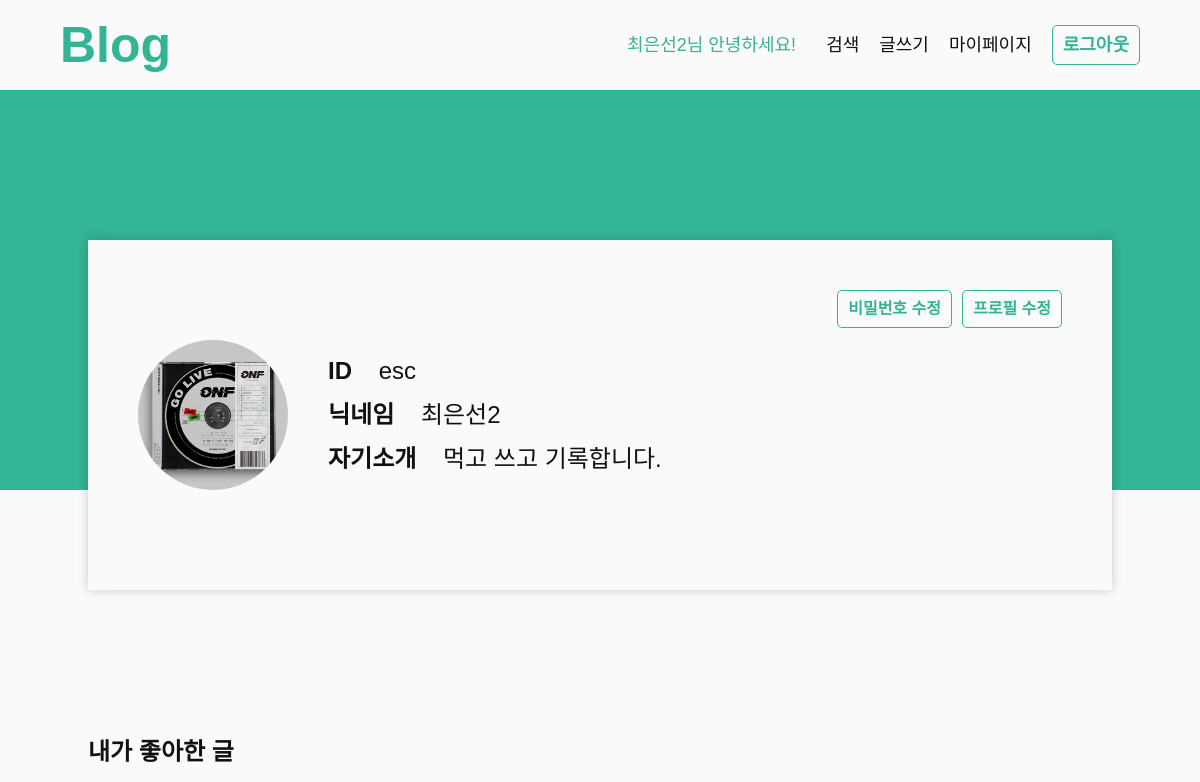
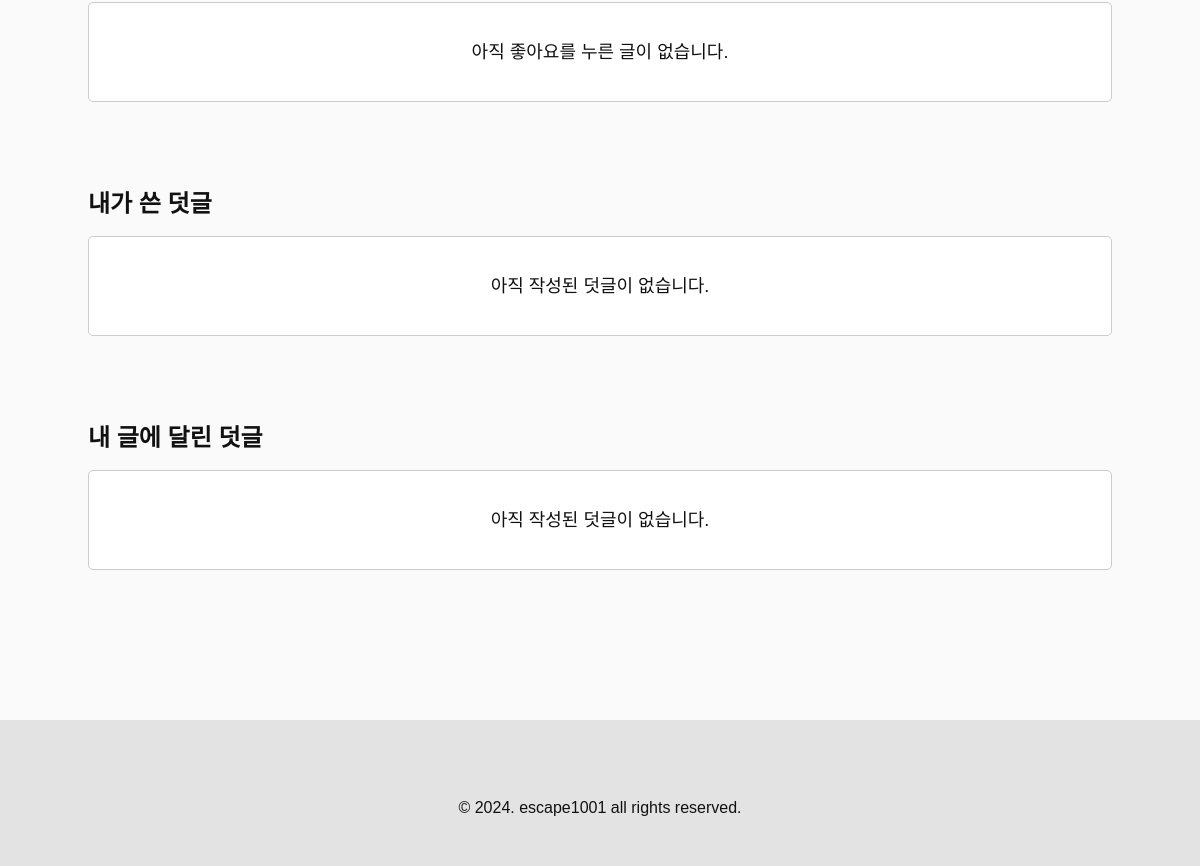
The page /accounts/mypage/ (signed in) on the database as committed earlier (2 pictures, top to bottom).
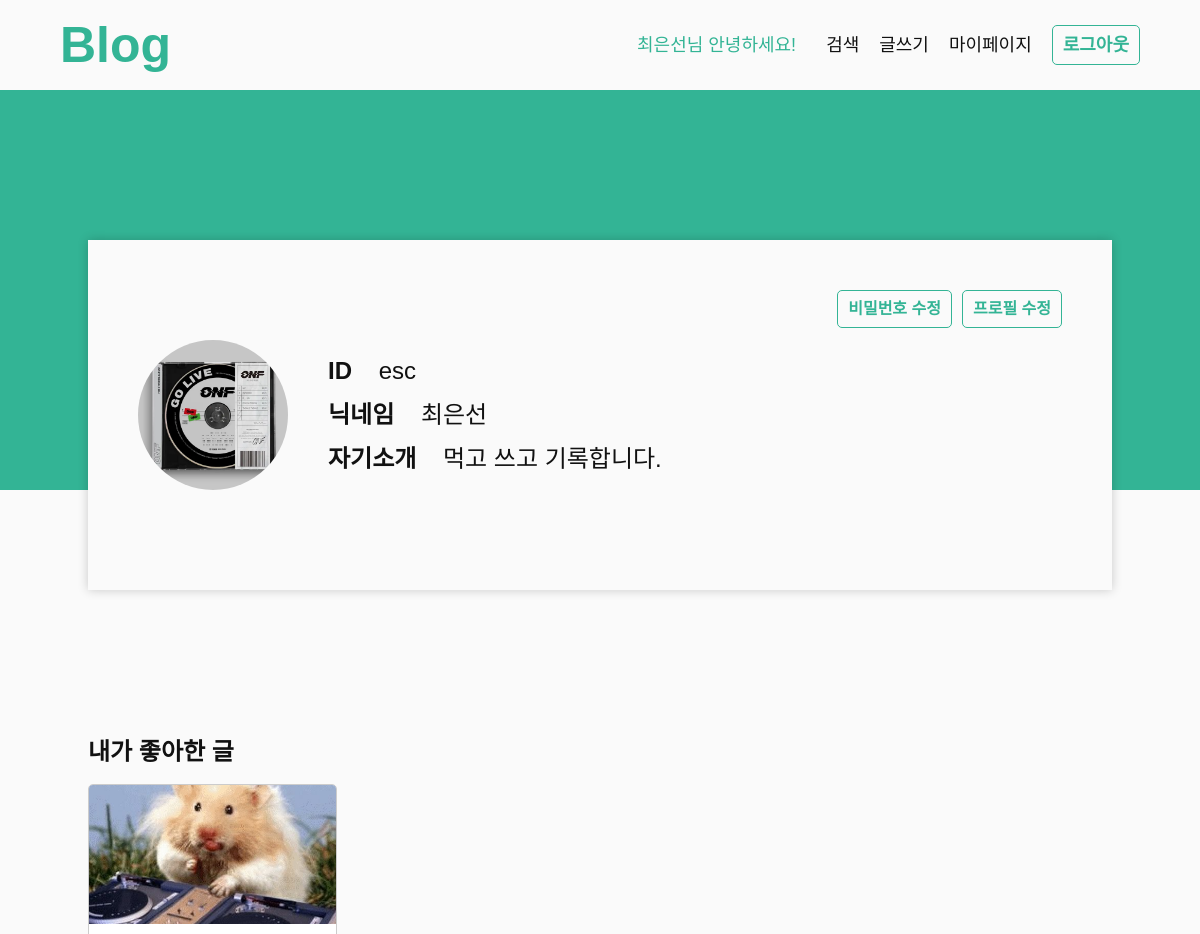
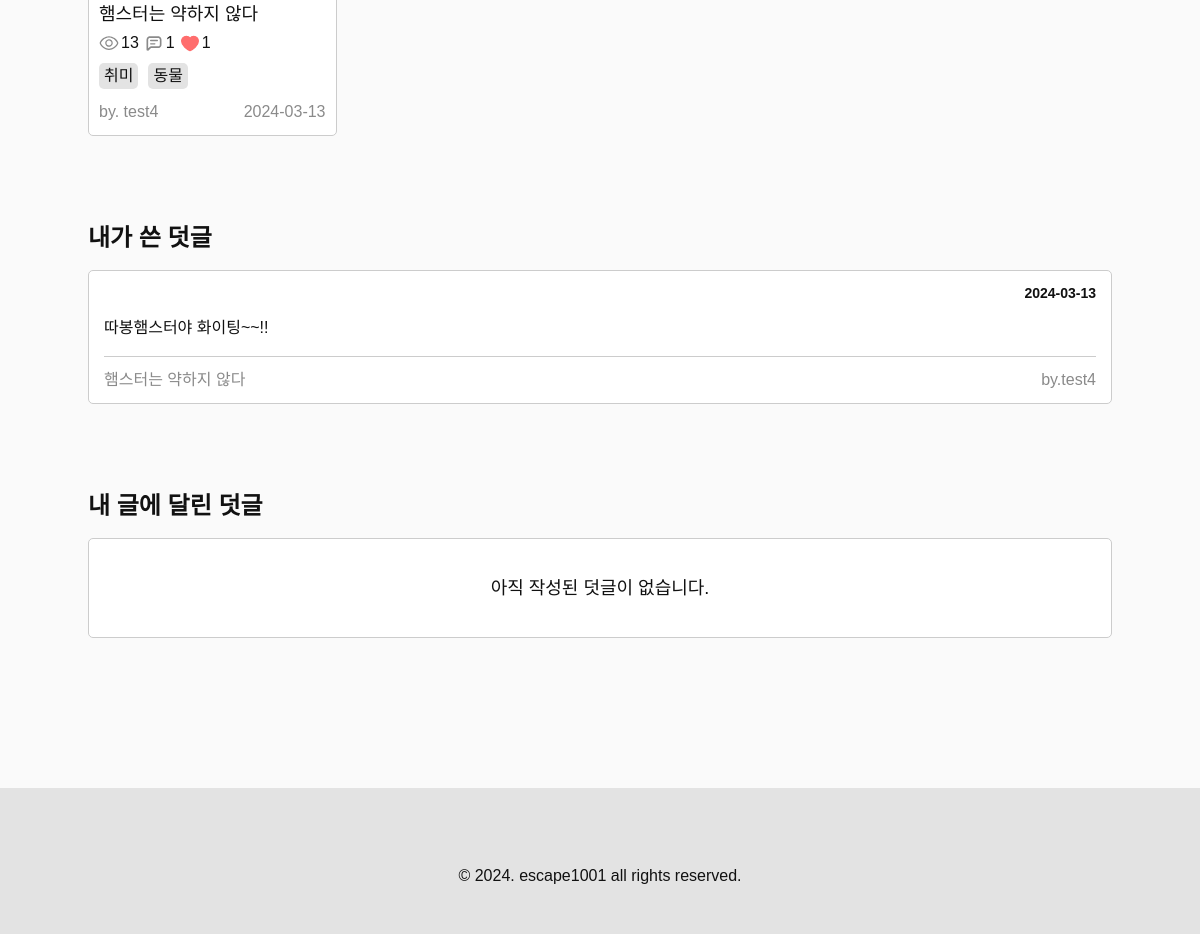
The same page on the database as committed later (2 pictures, top to bottom).
### accounts/models.py (models this page shows, shortened)
class Profile(models.Model):
    user = models.ForeignKey(
        User, on_delete=models.CASCADE
    )
    nickname = models.CharField(max_length=10)
    introduce = models.CharField(max_length=150)
    profile_image = models.ImageField(
        upload_to="profile/%Y/%m/%d/", blank=True
    )

### blog/models.py (models this page shows, shortened)
class Post(models.Model):
    title=models.CharField(max_length=50)
    contents=tinymce_models.HTMLField()
    thumbnail_image = models.ImageField(
        upload_to="post/thumbnails/%Y/%m/%d/", blank=True
    )
    created_at = models.DateTimeField(auto_now_add=True)
    updated_at = models.DateTimeField(auto_now=True)
    author = models.ForeignKey(
        User, on_delete=models.CASCADE
    )
    tags = models.ManyToManyField('Tag', blank=True)
    view_count = models.PositiveIntegerField(default=0)

class Tag(models.Model):
    name = models.CharField(max_length=50, unique=True)

class Comment(models.Model):
    post = models.ForeignKey(
        Post, on_delete=models.CASCADE, related_name='comments'
    )
    contents = models.TextField()
    created_at = models.DateTimeField(auto_now_add=True)
    updated_at = models.DateTimeField(auto_now=True)
    author = models.ForeignKey(
        User, on_delete=models.CASCADE
    )

### accounts/views.py (the view)
# urls.py: path('mypage/', views.mypage, name="mypage"),
@login_required
def mypage(request):
    profile = Profile.objects.get(user=request.user)
    comments = Comment.objects.filter(author=request.user)
    liked = Like.objects.filter(author=request.user).values_list('post', flat=True)
    liked_posts = Post.objects.filter(pk__in=liked)
    commented_my = Post.objects.filter(author=request.user).annotate(num_comments=Count('comments')).filter(num_comments__gt=0)
    commented_myposts = Comment.objects.filter(~Q(author=request.user), post__in=commented_my)
    context = {
        "profile" : profile,
        "comments" : comments,
        "liked_posts" : liked_posts,
        "commented_myposts" : commented_myposts,
    }
    return render(request, 'accounts/mypage.html', context)

### accounts/context_processors.py (called while the page is built)
def profile_info(request):
    profile = None
    if request.user.is_authenticated:
        try:
            profile = Profile.objects.get(user=request.user)
        except Profile.DoesNotExist:
            pass
    return {'profile': profile}

### templates/accounts/mypage.html (shortened to what this page needs)
{% extends "base/base.html" %}
{% load static %}
{% block content %}
<main class="mypage-wrapper">
    <section class="profile-area">
        <div class="center-content">
            {% if profile.profile_image %}
            <img class="profile-image" src="{{profile.profile_image.url}}" alt="{{profile.nickname}}의 프로필 이미지">
            {% else %}
            <img class="profile-image" src="{% static "assets/default_profile.png" %}">
            {% endif %}
            <div class="text-area">
                <p>
                    <b>ID</b>
                    <span>{{user.username}}</span>
                </p>
                <p>
                    <b>닉네임</b>
                    <span>{{profile.nickname}}</span>
                </p>
                <p>
                    <b>자기소개</b>
                    <span>{{profile.introduce}}</span>
                </p>
            </div>
            <div class="btn-area">
                <a class="default-btn" href="{% url "update_password" %}">비밀번호 수정</a>
                <a class="default-btn" href="{% url "update_profile" %}">프로필 수정</a>
            </div>
        </div>
    </section>
    <section class="section-wrapper center-content">
        <h3 class="section-title">내가 좋아한 글</h3>
        <ul class="post-list">
            {% for post in liked_posts %}
            <li class="box4">
                <a href="{% url "post_detail" post.pk %}">
                    {% if post.thumbnail_image %}
                    <img src="{{post.thumbnail_image.url}}" alt="">
                    {% endif %}
                    <div class="content-box">
                        <div class="title-area">
                            <b class="title">{{post.title}}</b>
                            <ul>
                                <li>
                                    <img src="{% static "assets/icon_view.svg" %}" alt="view">
                                    {{post.view_count}}
                                </li>
                                <li>
                                    <img src="{% static "assets/icon_comment.svg" %}" alt="comment">
                                    {{post.comments.count}}
                                </li>
                                <li>
                                    <img src="{% static "assets/icon_liked.svg" %}" alt="liked">
                                    {{post.likes.count}}
                                </li>
                            </ul>
                        </div>
                        <ul class="tag-list">
                            {% for tag in post.tags.all %}
                            <li>{{tag.name}}</li>
                            {% endfor %}
                        </ul>
                    </div>
                    <div class="info-box">
                        <p>by. {{post.author}}</p>
                        <p>{{post.created_at|date:"Y-m-d"}}</p>
                    </div>
                </a>
            </li>
            {% endfor %}
            {% if not liked_posts %}
            <li class="empty">
                아직 좋아요를 누른 글이 없습니다.
            </li>
            {% endif %}
        </ul>
    </section>
    <section class="section-wrapper center-content">
        <h3 class="section-title">내가 쓴 덧글</h3>
        <ul class="comment-list">
            {% for comment in comments %}
            <li>
                <a href="{% url "post_detail" comment.post.pk %}">
                    <p class="author">
                        <span class="date">{{comment.created_at|date:"Y-m-d"}}</span>
                    </p>
                    <p class="comment">{{comment.contents}}</p>
                    <p class="post">
                        <span>{{comment.post.title}}</span>
                        <span>by.{{comment.post.author}}</span>
                    </p>
                </a>
            </li>
            {% endfor %}
            {% if not comments %}
            <li class="empty">
                아직 작성된 덧글이 없습니다.
            </li>
            {% endif %}
        </ul>
    </section>
    <section class="section-wrapper center-content">
        <h3 class="section-title">내 글에 달린 덧글</h3>
        <ul class="comment-list">
            {% if not commented_myposts %}
            <li class="empty">
                아직 작성된 덧글이 없습니다.
            </li>
            {% endif %}
        </ul>
    </section>
</main>
{% endblock %}

### templates/base/base.html (shortened to what this page needs)
{% load static %}
<!DOCTYPE html>
<html lang="ko">
<head>
    <link rel="stylesheet" href="{% static 'style/bootstrap.css' %}">
    <link rel="stylesheet" href="{% static 'style/reset.css' %}">
    <link rel="stylesheet" href="{% static 'style/common.css' %}">
</head>
<body>
    {% include "base/header.html" %}
    {% block content %}
    {% endblock %}
    {% include "base/footer.html" %}
</body>
</html>

### templates/base/header.html (shortened to what this page needs)
<header>
    <h1>
        <a href="{% url "main" %}">Blog</a>
    </h1>
    <ul>
        {% if request.user.is_authenticated %}
        <li class="hello">
            <a href="{% url "userhome" user.username %}">{{profile.nickname}}님 안녕하세요!</a>
        </li>
        <li>
            <a href="{% url "post_list" %}">검색</a>
        </li>
        <li>
            <a href="{% url "post_create" %}">글쓰기</a>
        </li>
        <li>
            <a href="{% url "mypage" %}">마이페이지</a>
        </li>
        <li>
            <form action="{% url "logout" %}" method="POST">
                <button class="default-btn">로그아웃</button>
            </form>
        </li>
        {% endif %}
    </ul>
</header>

### templates/base/footer.html
<footer>
    © 2024. escape1001 all rights reserved.
</footer>

Rows that differ between the two databases and show on the page:
changed Profile "먹고 쓰고 기록합니다.": nickname "최은선2" → "최은선"
now on this page (row edited): Post: thumbnail_image (placeholder picture), title "햄스터는 약하지 않다", view_count "13", comments.count "1", likes.count "1", author "test4", created_at "2024-03-13"
now on this page (row unchanged): Tag: name "취미"
now on this page (row unchanged): Tag: name "동물"
added Comment: created_at "2024-03-13", contents "따봉햄스터야 화이팅~~!!", post "햄스터는 약하지 않다", post.author "test4"
Other text that changed with them:
text no longer shown: "아직 좋아요를 누른 글이 없습니다. 아직 작성된 덧글이 없습니다."
